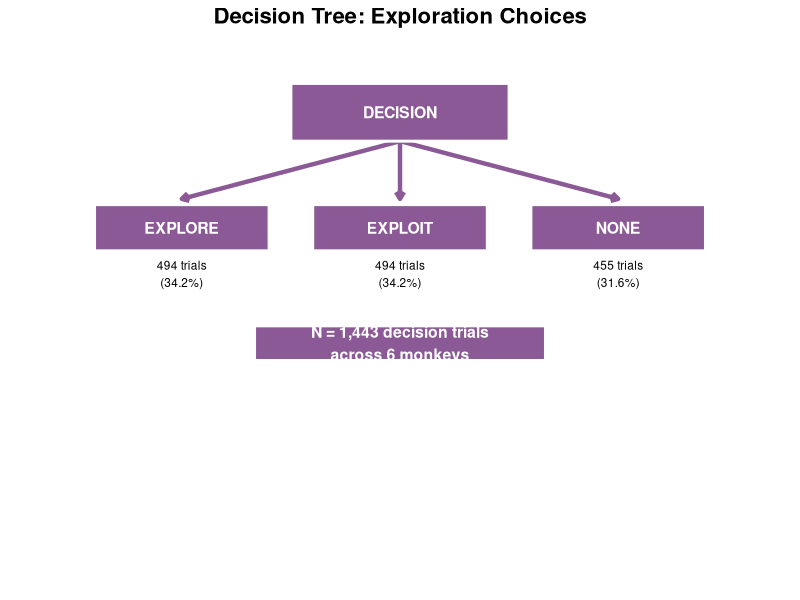
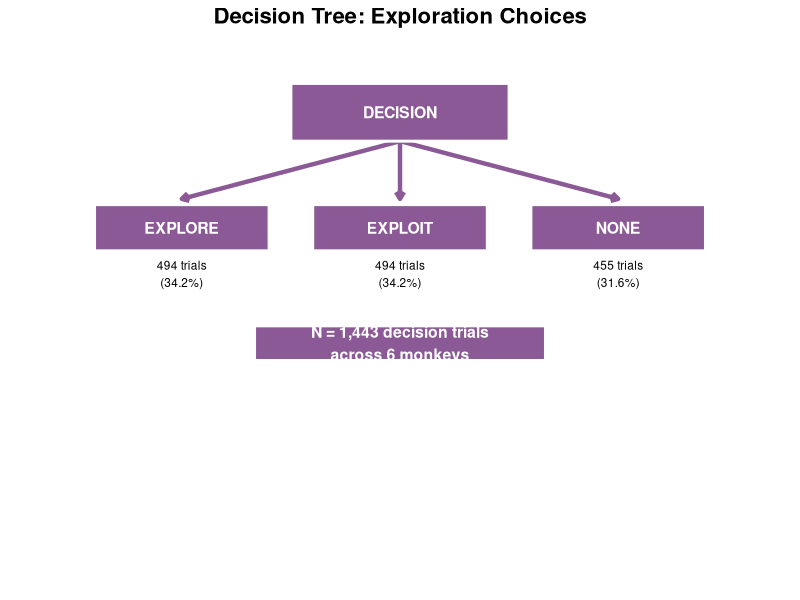
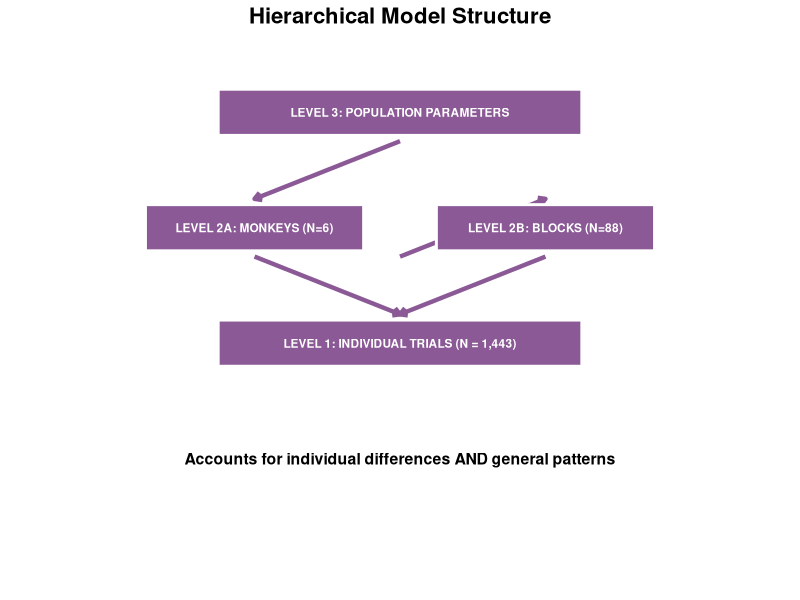
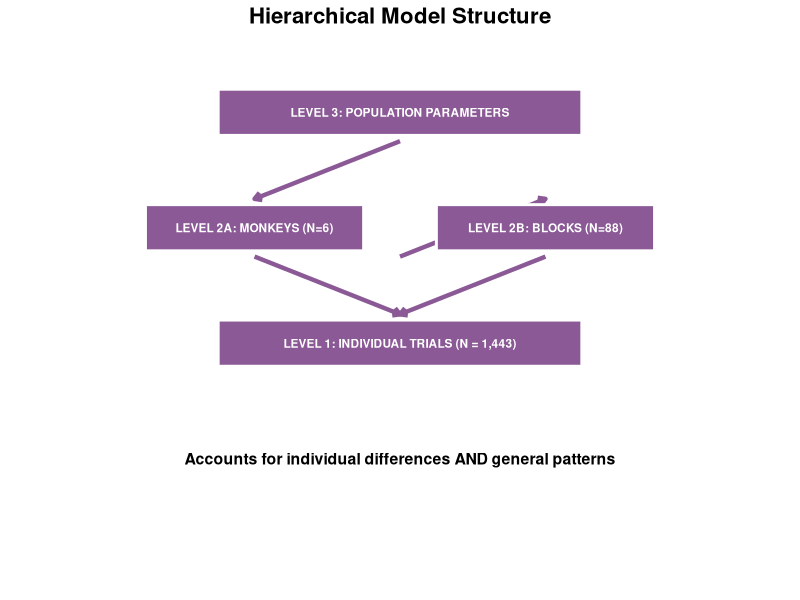
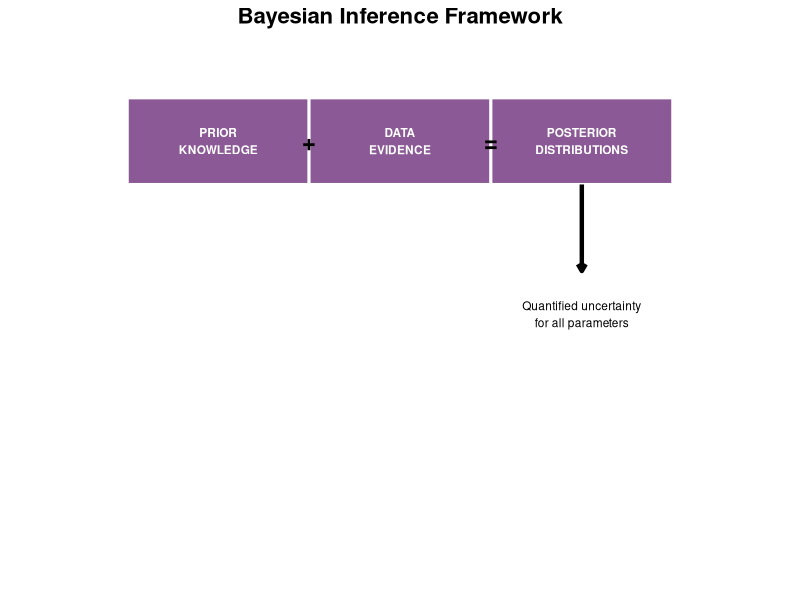
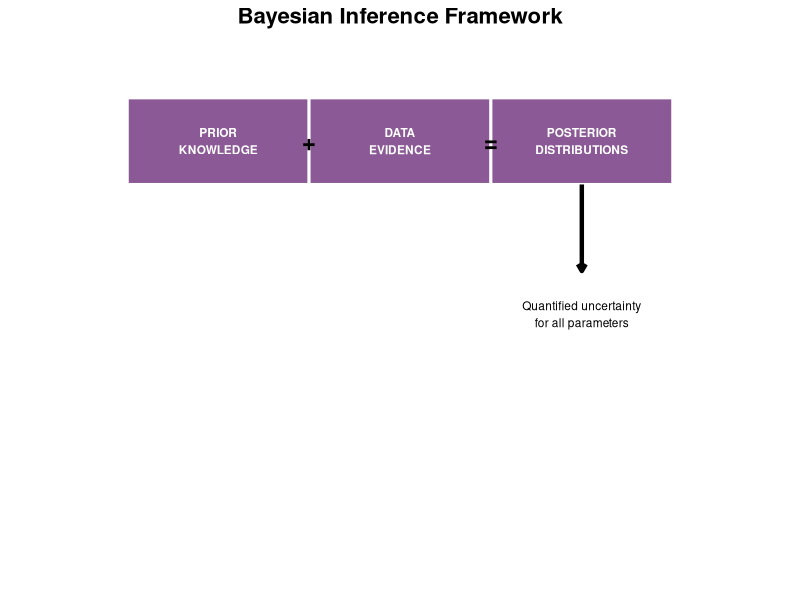
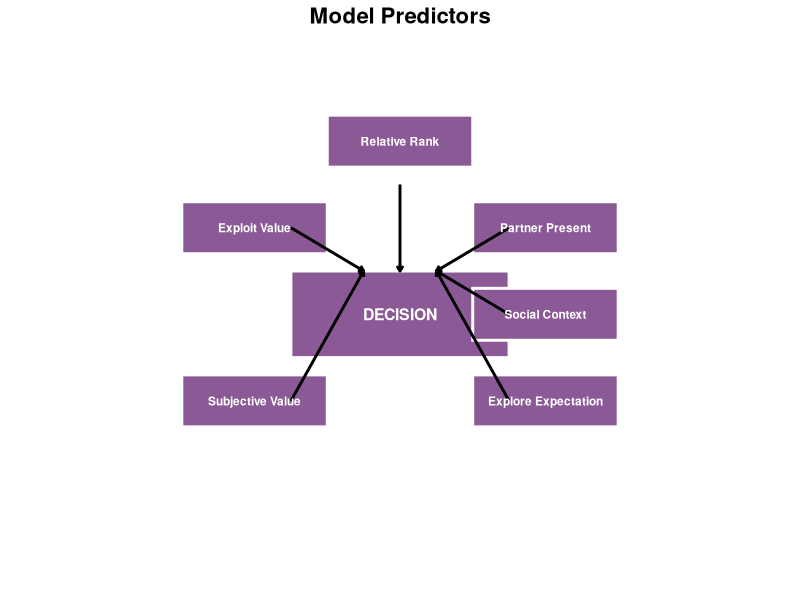
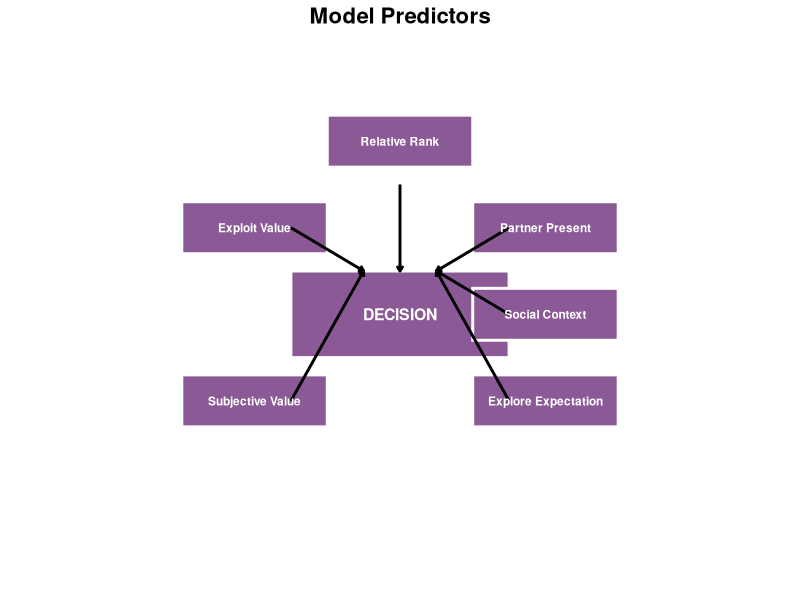

Reproduce these figures in R, in order.
#!/usr/bin/env Rscript

# Load required libraries
library(ggplot2)
library(dplyr)
library(tidyr)
library(gridExtra)
library(grid)

# Set theme for white background
theme_set(theme_minimal(base_size = 12) +
          theme(panel.grid.minor = element_blank(),
                panel.background = element_rect(fill = "white"),
                plot.background = element_rect(fill = "white")))

# Color scheme for white background
COLORS <- c(
  "explore" = "#D8A7FF",
  "exploit" = "#DB4DB1", 
  "none" = "#F2C94C",
  "context" = c("solo" = "#8E9BFF", "duo" = "#FF8C42", "trio" = "#EB4559"),
  "rank" = "#642B73",
  "model" = "#2E8B57",
  "predictor" = "#4682B4",
  "response" = "#DC143C",
  "purple" = "#8B5A96",
  "blue" = "#4682B4",
  "green" = "#2E8B57",
  "red" = "#DC143C"
)

# ============================================================================
# 1. Decision Tree Diagram (like the first example)
# ============================================================================

create_decision_tree <- function() {
  # Create decision tree data
  tree_data <- data.frame(
    x = c(5, 2, 5, 8, 5),
    y = c(8, 6, 6, 6, 4),
    label = c("DECISION", "EXPLORE", "EXPLOIT", "NONE", "N = 1,443 decision trials\nacross 6 monkeys"),
    type = c("decision", "outcome", "outcome", "outcome", "summary"),
    trials = c("", "494 trials\n(34.2%)", "494 trials\n(34.2%)", "455 trials\n(31.6%)", "")
  )
  
  # Create arrows
  arrows <- data.frame(
    x = c(5, 5, 5),
    y = c(7.5, 7.5, 7.5),
    xend = c(2, 5, 8),
    yend = c(6.5, 6.5, 6.5)
  )
  
  p <- ggplot() +
    # Add arrows
    geom_segment(data = arrows, aes(x = x, y = y, xend = xend, yend = yend),
                 arrow = arrow(length = unit(0.2, "cm")), size = 1.5, color = COLORS["purple"]) +
    # Add boxes
    geom_rect(data = tree_data[1, ], aes(xmin = x - 1.5, xmax = x + 1.5, ymin = y - 0.5, ymax = y + 0.5),
              fill = COLORS["purple"], color = "white", size = 1) +
    geom_rect(data = tree_data[2:4, ], aes(xmin = x - 1.2, xmax = x + 1.2, ymin = y - 0.4, ymax = y + 0.4),
              fill = COLORS["purple"], color = "white", size = 1) +
    geom_rect(data = tree_data[5, ], aes(xmin = x - 2, xmax = x + 2, ymin = y - 0.3, ymax = y + 0.3),
              fill = COLORS["purple"], color = "white", size = 1) +
    # Add labels
    geom_text(data = tree_data, aes(x = x, y = y, label = label), 
              color = "white", fontface = "bold", size = 4) +
    geom_text(data = tree_data[2:4, ], aes(x = x, y = y - 0.8, label = trials), 
              color = "black", size = 3) +
    # Set limits
    xlim(0, 10) + ylim(0, 9) +
    labs(title = "Decision Tree: Exploration Choices") +
    theme_void() +
    theme(plot.title = element_text(size = 16, face = "bold", hjust = 0.5))
  
  return(p)
}

# ============================================================================
# 2. Hierarchical Model Structure (like the second example)
# ============================================================================

create_hierarchical_model <- function() {
  # Create hierarchical levels
  levels_data <- data.frame(
    x = c(5, 3, 7, 5),
    y = c(8, 6, 6, 4),
    label = c("LEVEL 3: POPULATION PARAMETERS", 
              "LEVEL 2A: MONKEYS (N=6)",
              "LEVEL 2B: BLOCKS (N=88)", 
              "LEVEL 1: INDIVIDUAL TRIALS (N = 1,443)"),
    level = c("level3", "level2a", "level2b", "level1")
  )
  
  # Create arrows
  arrows <- data.frame(
    x = c(5, 5, 3, 7),
    y = c(7.5, 5.5, 5.5, 5.5),
    xend = c(3, 7, 5, 5),
    yend = c(6.5, 6.5, 4.5, 4.5)
  )
  
  p <- ggplot() +
    # Add arrows
    geom_segment(data = arrows, aes(x = x, y = y, xend = xend, yend = yend),
                 arrow = arrow(length = unit(0.2, "cm")), size = 1.5, color = COLORS["purple"]) +
    # Add boxes
    geom_rect(data = levels_data[1, ], aes(xmin = x - 2.5, xmax = x + 2.5, ymin = y - 0.4, ymax = y + 0.4),
              fill = COLORS["purple"], color = "white", size = 1) +
    geom_rect(data = levels_data[2:3, ], aes(xmin = x - 1.5, xmax = x + 1.5, ymin = y - 0.4, ymax = y + 0.4),
              fill = COLORS["purple"], color = "white", size = 1) +
    geom_rect(data = levels_data[4, ], aes(xmin = x - 2.5, xmax = x + 2.5, ymin = y - 0.4, ymax = y + 0.4),
              fill = COLORS["purple"], color = "white", size = 1) +
    # Add labels
    geom_text(data = levels_data, aes(x = x, y = y, label = label), 
              color = "white", fontface = "bold", size = 3) +
    # Add summary text
    annotate("text", x = 5, y = 2, label = "Accounts for individual differences AND general patterns", 
             color = "black", size = 4, fontface = "bold") +
    # Set limits
    xlim(0, 10) + ylim(0, 9) +
    labs(title = "Hierarchical Model Structure") +
    theme_void() +
    theme(plot.title = element_text(size = 16, face = "bold", hjust = 0.5))
  
  return(p)
}

# ============================================================================
# 3. Bayesian Inference Framework (like the third example)
# ============================================================================

create_bayesian_framework <- function() {
  # Create Bayesian components
  bayes_data <- data.frame(
    x = c(2, 4, 6, 6),
    y = c(5, 5, 5, 3),
    label = c("PRIOR\nKNOWLEDGE", "DATA\nEVIDENCE", "POSTERIOR\nDISTRIBUTIONS", "Quantified uncertainty\nfor all parameters"),
    type = c("prior", "data", "posterior", "description")
  )
  
  # Create operators
  operators <- data.frame(
    x = c(3, 5),
    y = c(5, 5),
    label = c("+", "=")
  )
  
  # Create arrow
  arrow_data <- data.frame(
    x = 6, y = 4.5, xend = 6, yend = 3.5
  )
  
  p <- ggplot() +
    # Add boxes
    geom_rect(data = bayes_data[1:3, ], aes(xmin = x - 1, xmax = x + 1, ymin = y - 0.5, ymax = y + 0.5),
              fill = COLORS["purple"], color = "white", size = 1) +
    # Add operators
    geom_text(data = operators, aes(x = x, y = y, label = label), 
              color = "black", size = 6, fontface = "bold") +
    # Add arrow
    geom_segment(data = arrow_data, aes(x = x, y = y, xend = xend, yend = yend),
                 arrow = arrow(length = unit(0.2, "cm")), size = 1.5, color = "black") +
    # Add labels
    geom_text(data = bayes_data, aes(x = x, y = y, label = label), 
              color = "white", fontface = "bold", size = 3) +
    geom_text(data = bayes_data[4, ], aes(x = x, y = y, label = label), 
              color = "black", size = 3) +
    # Set limits
    xlim(0, 8) + ylim(0, 6) +
    labs(title = "Bayesian Inference Framework") +
    theme_void() +
    theme(plot.title = element_text(size = 16, face = "bold", hjust = 0.5))
  
  return(p)
}

# ============================================================================
# 4. Model Predictors (like the third example)
# ============================================================================

create_model_predictors <- function() {
  # Create central decision box
  decision_data <- data.frame(x = 5, y = 3, label = "DECISION")
  
  # Create predictor boxes
  predictors_data <- data.frame(
    x = c(5, 7, 7, 7, 3, 3),
    y = c(5, 4, 3, 2, 4, 2),
    label = c("Relative Rank", "Partner Present", "Social Context", 
              "Explore Expectation", "Exploit Value", "Subjective Value")
  )
  
  # Create arrows from predictors to decision
  arrows <- data.frame(
    x = c(5, 6.5, 6.5, 6.5, 3.5, 3.5),
    y = c(4.5, 4, 3, 2, 4, 2),
    xend = c(5, 5.5, 5.5, 5.5, 4.5, 4.5),
    yend = c(3.5, 3.5, 3.5, 3.5, 3.5, 3.5)
  )
  
  p <- ggplot() +
    # Add central decision box
    geom_rect(data = decision_data, aes(xmin = x - 1.5, xmax = x + 1.5, ymin = y - 0.5, ymax = y + 0.5),
              fill = COLORS["purple"], color = "white", size = 1) +
    # Add predictor boxes
    geom_rect(data = predictors_data, aes(xmin = x - 1, xmax = x + 1, ymin = y - 0.3, ymax = y + 0.3),
              fill = COLORS["purple"], color = "white", size = 1) +
    # Add arrows
    geom_segment(data = arrows, aes(x = x, y = y, xend = xend, yend = yend),
                 arrow = arrow(length = unit(0.15, "cm")), size = 1, color = "black") +
    # Add labels
    geom_text(data = decision_data, aes(x = x, y = y, label = label), 
              color = "white", fontface = "bold", size = 4) +
    geom_text(data = predictors_data, aes(x = x, y = y, label = label), 
              color = "white", fontface = "bold", size = 3) +
    # Set limits
    xlim(0, 10) + ylim(0, 6) +
    labs(title = "Model Predictors") +
    theme_void() +
    theme(plot.title = element_text(size = 16, face = "bold", hjust = 0.5))
  
  return(p)
}

# ============================================================================
# 5. Mathematical Model Specification (like the fourth example)
# ============================================================================

create_mathematical_specification <- function() {
  # Create specification levels
  spec_data <- data.frame(
    x = rep(5, 17),
    y = c(9, 8.5, 8, 7.5, 7, 6.5, 6, 5.5, 5, 4.5, 4, 3.5, 3, 2.5, 2, 1.5, 1),
    label = c("LEVEL 1: OBSERVATION MODEL",
              "Y[ijk] ~ Multinomial(1, p.explore, p.exploit, p.none)",
              "where:",
              "log(p.explore/p.exploit) = alpha1 + X*beta1 + u1[monkey] + v1[block]",
              "log(p.none/p.exploit) = alpha2 + X*beta2 + u2[monkey] + v2[block]",
              "",
              "LEVEL 2: PREDICTORS (X)",
              "X = [Social Context, Partner Present, Relative Rank, Subjective Value, Exploit Value, Explore Expectation]",
              "",
              "LEVEL 3: BAYESIAN PRIORS",
              "beta ~ Normal(0, 2.5)",
              "sigma ~ Half-Cauchy(0, 1)",
              "u[monkey], v[block] ~ Normal(0, sigma^2)",
              "",
              "Reference category: EXPLOIT (p.exploit in denominator)",
              "",
              "Model fitted using MCMC with 4,000 iterations"),
    type = c("header", "equation", "text", "equation", "equation", "space", 
             "header", "predictors", "space", "header", "prior", "prior", "prior", 
             "space", "reference", "space", "fitting"),
    color = c("header", "equation", "text", "equation", "equation", "space",
              "header", "predictors", "space", "header", "prior", "prior", "prior",
              "space", "reference", "space", "fitting")
  )
  
  p <- ggplot(spec_data, aes(x = x, y = y)) +
    # Add colored boxes for headers
    geom_rect(data = spec_data[spec_data$type == "header", ], 
              aes(xmin = x - 4, xmax = x + 4, ymin = y - 0.2, ymax = y + 0.2),
              fill = COLORS["purple"], color = "white", size = 1) +
    geom_rect(data = spec_data[spec_data$type == "equation", ], 
              aes(xmin = x - 4, xmax = x + 4, ymin = y - 0.15, ymax = y + 0.15),
              fill = COLORS["blue"], color = "white", size = 1) +
    geom_rect(data = spec_data[spec_data$type == "predictors", ], 
              aes(xmin = x - 4, xmax = x + 4, ymin = y - 0.15, ymax = y + 0.15),
              fill = COLORS["green"], color = "white", size = 1) +
    geom_rect(data = spec_data[spec_data$type == "prior", ], 
              aes(xmin = x - 4, xmax = x + 4, ymin = y - 0.15, ymax = y + 0.15),
              fill = COLORS["red"], color = "white", size = 1) +
    # Add labels
    geom_text(aes(label = label, color = type), size = 2.5, hjust = 0.5) +
    scale_color_manual(values = c(
      "header" = "white",
      "equation" = "white", 
      "text" = "black",
      "predictors" = "white",
      "prior" = "white",
      "reference" = "black",
      "fitting" = "black",
      "space" = "white"
    )) +
    # Set limits
    xlim(0, 10) + ylim(0, 10) +
    labs(title = "Mathematical Model Specification") +
    theme_void() +
    theme(plot.title = element_text(size = 16, face = "bold", hjust = 0.5),
          legend.position = "none")
  
  return(p)
}

# Generate all diagrams
p1 <- create_decision_tree()
p2 <- create_hierarchical_model()
p3 <- create_bayesian_framework()
p4 <- create_model_predictors()
p5 <- create_mathematical_specification()

# Save individual diagrams
ggsave("decision_tree_diagram.png", p1, width = 12, height = 8, dpi = 300, bg = "white")
ggsave("decision_tree_diagram.pdf", p1, width = 12, height = 8, bg = "white")

ggsave("hierarchical_model_diagram.png", p2, width = 12, height = 8, dpi = 300, bg = "white")
ggsave("hierarchical_model_diagram.pdf", p2, width = 12, height = 8, bg = "white")

ggsave("bayesian_framework_diagram.png", p3, width = 12, height = 8, dpi = 300, bg = "white")
ggsave("bayesian_framework_diagram.pdf", p3, width = 12, height = 8, bg = "white")

ggsave("model_predictors_diagram.png", p4, width = 12, height = 8, dpi = 300, bg = "white")
ggsave("model_predictors_diagram.pdf", p4, width = 12, height = 8, bg = "white")

ggsave("mathematical_specification_diagram.png", p5, width = 12, height = 10, dpi = 300, bg = "white")
ggsave("mathematical_specification_diagram.pdf", p5, width = 12, height = 10, bg = "white")

cat("Mathematically accurate model diagrams generated successfully!\n")
cat("Files saved as PNG and PDF formats with white backgrounds.\n")
cat("These diagrams match the style of the examples with proper mathematical notation.\n") 
